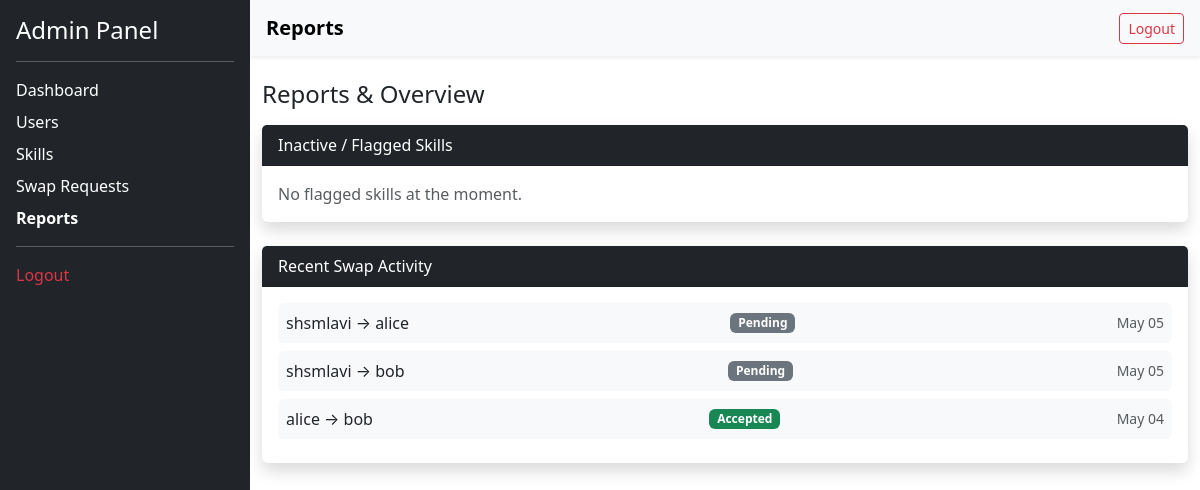
The app's page /admin-panel/reports/ (signed in) with its own data.
### core/models.py (models this page shows, shortened)
class SwapRequest(models.Model):
    STATUS_CHOICES = [
        ('pending', 'Pending'),
        ('accepted', 'Accepted'),
        ('rejected', 'Rejected'),
    ]
    from_user = models.ForeignKey(User, on_delete=models.CASCADE, related_name='sent_requests')
    to_user = models.ForeignKey(User, on_delete=models.CASCADE, related_name='received_requests')
    skill_offered = models.ForeignKey(Skill, on_delete=models.CASCADE, related_name='offered_in')
    skill_wanted_text = models.CharField(max_length=100, blank=True)
    status = models.CharField(max_length=10, choices=STATUS_CHOICES, default='pending')
    created_at = models.DateTimeField(auto_now_add=True)

### core/views.py (the view)
    def wrapper(request, *args, **kwargs):
        if not request.user.is_authenticated or not request.user.is_staff:
            return redirect('login')
        return view_func(request, *args, **kwargs)

### core/views.py (called while the page is built)
def admin_required(view_func):
    def wrapper(request, *args, **kwargs):
        if not request.user.is_authenticated or not request.user.is_staff:
            return redirect('login')
        return view_func(request, *args, **kwargs)
    return wrapper

@admin_required
def admin_reports(request):
    flagged_skills = Skill.objects.filter(is_active=False)
    recent_swaps = SwapRequest.objects.order_by('-created_at')[:10]
    return render(request, 'admin_panel/reports.html', {
        'flagged_skills': flagged_skills,
        'recent_swaps': recent_swaps,
    })

### templates/admin_panel/reports.html (shortened to what this page needs)
{% extends 'base_admin.html' %}
{% block page_title %}Reports{% endblock %}
{% block side_reports %}fw-bold text-warning{% endblock %}
{% block content %}
<h4 class="mb-3">Reports &amp; Overview</h4>
<div class="card shadow border-0 mb-4">
  <div class="card-header bg-dark text-white">Inactive / Flagged Skills</div>
  <div class="card-body">
    {% if flagged_skills %}
      {% for skill in flagged_skills %}
      <div class="alert alert-warning mb-2 py-2">
        <strong>{{ skill.name }}</strong> by {{ skill.user.username }} &mdash; marked inactive
      </div>
      {% endfor %}
    {% else %}
    <p class="text-muted mb-0">No flagged skills at the moment.</p>
    {% endif %}
  </div>
</div>
<div class="card shadow border-0">
  <div class="card-header bg-dark text-white">Recent Swap Activity</div>
  <div class="card-body">
    {% if recent_swaps %}
      {% for swap in recent_swaps %}
      <div class="d-flex justify-content-between align-items-center mb-2 p-2 bg-light rounded">
        <span>{{ swap.from_user.username }} &rarr; {{ swap.to_user.username }}</span>
        <span class="badge bg-{% if swap.status == 'accepted' %}success{% elif swap.status == 'rejected' %}danger{% else %}secondary{% endif %}">{{ swap.status|capfirst }}</span>
        <small class="text-muted">{{ swap.created_at|date:"M d" }}</small>
      </div>
      {% endfor %}
    {% else %}
    <p class="text-muted mb-0">No swap activity found.</p>
    {% endif %}
  </div>
</div>
{% endblock %}

### records on screen
SwapRequest: from_user.username "shsmlavi", to_user.username "alice", status "Pending", created_at "May 05"
SwapRequest: from_user.username "shsmlavi", to_user.username "bob", status "Pending", created_at "May 05"
SwapRequest: from_user.username "alice", to_user.username "bob", status "Accepted", created_at "May 04"
